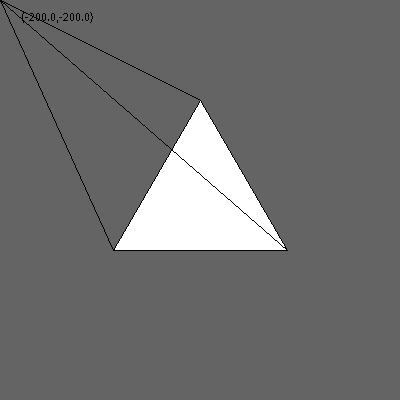
Frame 1 (no input)
Frame 60 (the mouse pressed at the canvas centre just before this capture): identical to frame 1, image omitted
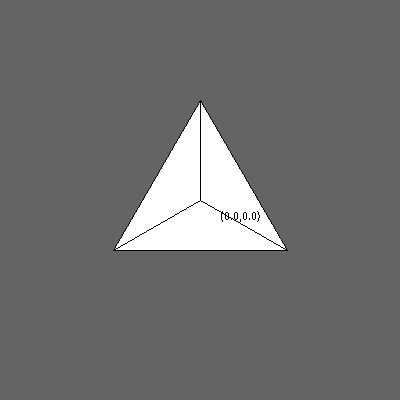
Frame 120 (the mouse held since frame 60 and released just before this capture)

The Processing sketch that drew these frames (run headless with seeded random() and noise(); from frame 60 on, the mouse is pressed at the canvas centre):

// Processing sketch: correction
// ── correction.pde
  PVector end = new PVector();


float[] movement(float r, float L, PVector dest) {

  float d = 2*PI*r/360;
  float h = L/sqrt(3);

  //println ("h:",h);

  PVector A = new PVector(0, h);
  PVector B = new PVector(L/2, -h/2);
  PVector C = new PVector(-L/2, -h/2);
  
  println("jkesg"+A.x);
  //println ("B.x:", B.x,"B.y:", B.y);
  //println ("C.x:", C.x,"C.y:", C.y);


  float AS = sqrt( pow(dest.x, 2) + pow(h-dest.y, 2) );
  float BS = sqrt( pow(dest.x - B.x, 2) + pow(dest.y - B.y, 2) );
  float CS = sqrt( pow(dest.x - C.x, 2) + pow(dest.y - C.y, 2) );

  //println(h, d, AS, BS, CS);
  println("AS:", AS, "BS:", BS, "CS:", CS);
  //println("d:",d);

  //println (abs(h-AS), abs(h-BS), abs(h-CS));
  float[] output = {(h-AS)/d, (h-BS)/d, (h-CS)/d};

  translate(200, 200);
  triangle(A.x, -A.y, B.x, -B.y, C.x, -C.y); 
  line(A.x, -A.y, dest.x, dest.y);
  line(B.x, -B.y, dest.x, dest.y);
  line(C.x, -C.y, dest.x, dest.y);



  return output;
}

void setup() {

  size(400, 400);
  noSmooth();


  
}

void draw() {
  fill(255);
  end.x = mouseX-200;
  end.y = mouseY-200;
    background(100);

  float[] res = movement (1,100*sqrt(3), end);
  println ("A:", res[0]);
  println ("B:", res[1]);
  println ("C:", res[2]);
  fill(0);
  text ("(" + end.x + "," + end.y + ")",mouseX-180,mouseY-180);
  
}

void mousePressed(){
  mouseX = 200;
  mouseY = 200;
}
